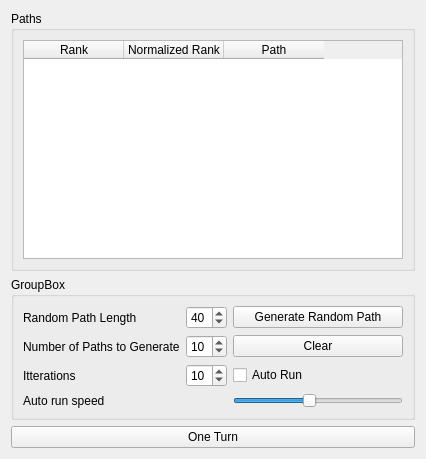
<?xml version="1.0" encoding="UTF-8"?>
<ui version="4.0">
 <class>Form</class>
 <widget class="QWidget" name="Form">
  <property name="geometry">
   <rect>
    <x>0</x>
    <y>0</y>
    <width>426</width>
    <height>459</height>
   </rect>
  </property>
  <property name="windowTitle">
   <string>Form</string>
  </property>
  <layout class="QGridLayout" name="gridLayout">
   <item row="0" column="0">
    <widget class="QGroupBox" name="groupBox_2">
     <property name="title">
      <string>Paths</string>
     </property>
     <layout class="QHBoxLayout" name="horizontalLayout">
      <item>
       <widget class="QTableWidget" name="tableWidget">
        <property name="editTriggers">
         <set>QAbstractItemView::NoEditTriggers</set>
        </property>
        <property name="alternatingRowColors">
         <bool>true</bool>
        </property>
        <column>
         <property name="text">
          <string>Rank</string>
         </property>
        </column>
        <column>
         <property name="text">
          <string>Normalized Rank</string>
         </property>
        </column>
        <column>
         <property name="text">
          <string>Path</string>
         </property>
        </column>
       </widget>
      </item>
     </layout>
    </widget>
   </item>
   <item row="2" column="0">
    <widget class="QGroupBox" name="groupBox">
     <property name="title">
      <string>GroupBox</string>
     </property>
     <layout class="QGridLayout" name="gridLayout_2">
      <item row="1" column="1">
       <widget class="QSpinBox" name="spinBox_2">
        <property name="value">
         <number>10</number>
        </property>
       </widget>
      </item>
      <item row="0" column="0">
       <widget class="QLabel" name="label">
        <property name="text">
         <string>Random Path Length</string>
        </property>
       </widget>
      </item>
      <item row="0" column="1">
       <widget class="QSpinBox" name="spinBox">
        <property name="value">
         <number>40</number>
        </property>
       </widget>
      </item>
      <item row="0" column="2">
       <widget class="QPushButton" name="pushButton_2">
        <property name="text">
         <string>Generate Random Path</string>
        </property>
       </widget>
      </item>
      <item row="1" column="0">
       <widget class="QLabel" name="label_2">
        <property name="text">
         <string>Number of Paths to Generate</string>
        </property>
       </widget>
      </item>
      <item row="2" column="0">
       <widget class="QLabel" name="label_3">
        <property name="text">
         <string>Itterations</string>
        </property>
       </widget>
      </item>
      <item row="2" column="1">
       <widget class="QSpinBox" name="spinBox_3">
        <property name="value">
         <number>10</number>
        </property>
       </widget>
      </item>
      <item row="1" column="2">
       <widget class="QPushButton" name="pushButton_3">
        <property name="text">
         <string>Clear</string>
        </property>
       </widget>
      </item>
      <item row="2" column="2">
       <widget class="QCheckBox" name="checkBox">
        <property name="text">
         <string>Auto Run</string>
        </property>
       </widget>
      </item>
      <item row="3" column="2">
       <widget class="QSlider" name="slider">
        <property name="minimum">
         <number>100</number>
        </property>
        <property name="maximum">
         <number>1000</number>
        </property>
        <property name="singleStep">
         <number>100</number>
        </property>
        <property name="pageStep">
         <number>200</number>
        </property>
        <property name="value">
         <number>500</number>
        </property>
        <property name="orientation">
         <enum>Qt::Horizontal</enum>
        </property>
       </widget>
      </item>
      <item row="3" column="0">
       <widget class="QLabel" name="label_4">
        <property name="text">
         <string>Auto run speed</string>
        </property>
       </widget>
      </item>
     </layout>
    </widget>
   </item>
   <item row="3" column="0">
    <widget class="QPushButton" name="pushButton">
     <property name="text">
      <string>One Turn</string>
     </property>
    </widget>
   </item>
  </layout>
 </widget>
 <resources/>
 <connections/>
</ui>
